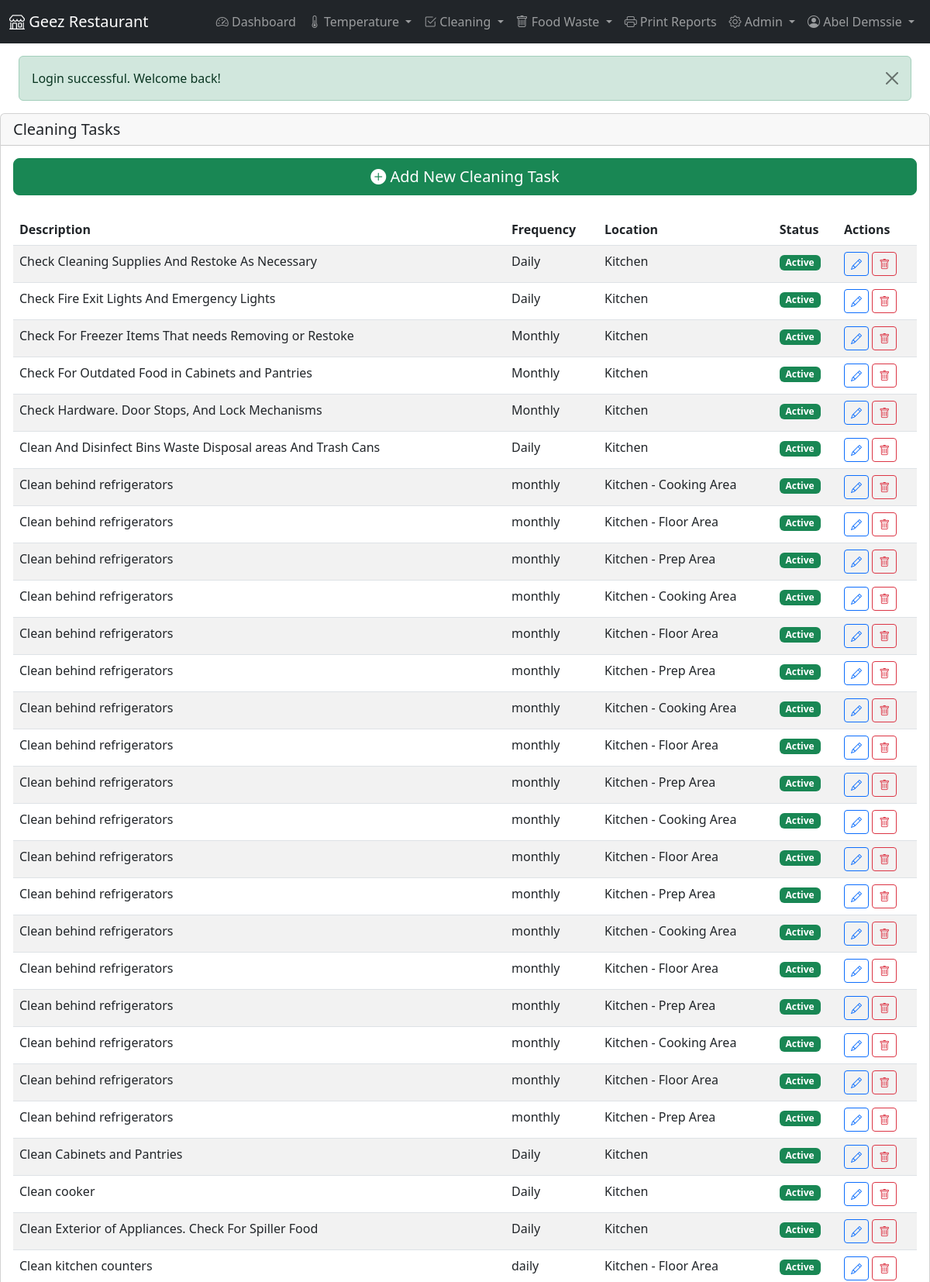
The app's page /modules/cleaning/tasks.php (signed in, upper part) with its own data.
### tables this page shows
CREATE TABLE `cleaning_task` (
  `task_id` int(11) NOT NULL,
  `location_id` int(11) NOT NULL,
  `description` varchar(255) NOT NULL,
  `frequency` varchar(50) NOT NULL,
  `instructions` text DEFAULT NULL,
  `is_active` tinyint(1) NOT NULL DEFAULT 1,
  `created_at` datetime NOT NULL,
  `updated_at` datetime DEFAULT NULL
);

### classes/CleaningTask.php (called while the page is built, shortened)
<?php
class CleaningTask {
    private $db;
    public function __construct($db) {
        $this->db = $db;
    }
    public function getAll() {
        $sql = "SELECT * FROM cleaning_task ORDER BY description";
        return $this->db->fetchAll($sql);
    }
}

### classes/Database.php (called while the page is built, shortened)
<?php
class Database {
    private $host = DB_HOST;
    private $dbname = DB_NAME;
    private $username = DB_USER;
    private $password = DB_PASS;
    private $charset = DB_CHARSET;
    private $options = DB_OPTIONS;
    private $pdo;
    public function __construct() {
        $dsn = "mysql:host={$this->host};dbname={$this->dbname};charset={$this->charset}";
        try {
            $this->pdo = new PDO($dsn, $this->username, $this->password, $this->options);
        } catch (PDOException $e) {
            throw new Exception("Database connection failed: " . $e->getMessage());
        }
    }
    public function query($sql, $params = []) {
        try {
            $stmt = $this->pdo->prepare($sql);
            $stmt->execute($params);
            return $stmt;
        } catch (PDOException $e) {
            throw new Exception("Query failed: " . $e->getMessage());
        }
    }
    public function fetchAll($sql, $params = []) {
        $stmt = $this->query($sql, $params);
        return $stmt->fetchAll();
    }
}

### classes/CleaningLocation.php (called while the page is built, shortened)
<?php
class CleaningLocation {
    private $db;
    public function __construct($db) {
        $this->db = $db;
    }
    public function getAllActive() {
        $sql = "SELECT * FROM cleaning_locations WHERE is_active = 1 ORDER BY name";
        return $this->db->fetchAll($sql);
    }
}

### modules/cleaning/tasks.php (the view, shortened to what this page needs)
<?php
require_once dirname(dirname(dirname(__FILE__))) . '/includes/header.php';
require_once CLASS_PATH . '/CleaningTask.php';
$task = new CleaningTask($db);
$all_tasks = $task->getAll();
require_once CLASS_PATH . '/CleaningLocation.php';
$locationObj = new CleaningLocation($db);
$locations = $locationObj->getAllActive();
$location_names = [];
foreach ($locations as $loc) {
    $location_names[$loc['location_id']] = $loc['name'];
}
?>
<div class="row">
    <div class="col-md-12">
        <div class="card">
            <div class="card-header">
                <h5 class="card-title mb-0">Cleaning Tasks</h5>
            </div>
            <div class="card-body">
                <div class="d-grid gap-2 mb-4">
                    <button type="button" class="btn btn-success btn-lg" data-bs-toggle="modal" data-bs-target="#addTaskModal">
                        <i class="bi bi-plus-circle-fill"></i> Add New Cleaning Task
                    </button>
                </div>
                <?php if (empty($all_tasks)): ?>
                <p class="text-muted">No tasks found. Click "Add Task" to create a new cleaning task.</p>
                <?php else: ?>
                <div class="table-responsive">
                    <table class="table table-striped table-hover">
                        <thead>
                            <tr>
                                <th>Description</th>
                                <th>Frequency</th>
                                <th>Location</th>
                                <th>Status</th>
                                <th>Actions</th>
                            </tr>
                        </thead>
                        <tbody>
                            <?php foreach ($all_tasks as $t): ?>
                            <tr>
                                <td><?php echo htmlspecialchars($t['description']); ?></td>
                                <td><?php echo htmlspecialchars($t['frequency'] ?? ''); ?></td>
                                <td><?php echo htmlspecialchars($location_names[$t['location_id']] ?? 'Unknown'); ?></td>
                                <td>
                                    <span class="badge bg-<?php echo $t['is_active'] ? 'success' : 'danger'; ?>">
                                        <?php echo $t['is_active'] ? 'Active' : 'Inactive'; ?>
                                    </span>
                                </td>
                                <td>
                                    <button type="button" class="btn btn-sm btn-outline-primary"
                                        data-bs-toggle="modal"
                                        data-bs-target="#editTaskModal"
                                        data-task-id="<?php echo $t['task_id']; ?>"
                                        data-description="<?php echo htmlspecialchars($t['description']); ?>"
                                        data-frequency="<?php echo htmlspecialchars($t['frequency'] ?? ''); ?>"
                                        data-location-id="<?php echo $t['location_id']; ?>"
                                        data-instructions="<?php echo htmlspecialchars($t['instructions'] ?? ''); ?>"
                                        data-is-active="<?php echo $t['is_active']; ?>">
                                        <i class="bi bi-pencil"></i>
                                    </button>
                                    <form method="post" action="" class="d-inline">
                                        <button type="submit" class="btn btn-sm btn-outline-danger"
                                            onclick="return confirm('Are you sure you want to delete this task? This action cannot be undone.')">
                                            <i class="bi bi-trash"></i>
                                        </button>
                                    </form>
                                </td>
                            </tr>
                            <?php endforeach; ?>
                        </tbody>
                    </table>
                </div>
                <?php endif; ?>
            </div>
        </div>
    </div>
</div>
<?php
require_once INCLUDE_PATH . '/footer.php';
?>

### records on screen
cleaning_task: description "Check Cleaning Supplies And Restoke As Necessary", frequency "Daily", location "Kitchen", is_active "Active"
cleaning_task: description "Check Fire Exit Lights And Emergency Lights", frequency "Daily", location "Kitchen", is_active "Active"
cleaning_task: description "Check For Freezer Items That needs Removing or Restoke", frequency "Monthly", location "Kitchen", is_active "Active"
cleaning_task: description "Check For Outdated Food in Cabinets and Pantries", frequency "Monthly", location "Kitchen", is_active "Active"
cleaning_task: description "Check Hardware. Door Stops, And Lock Mechanisms", frequency "Monthly", location "Kitchen", is_active "Active"
cleaning_task: description "Clean And Disinfect Bins Waste Disposal areas And Trash Cans", frequency "Daily", location "Kitchen", is_active "Active"
cleaning_task: description "Clean behind refrigerators", frequency "monthly", location "Kitchen - Cooking Area", is_active "Active"
cleaning_task: description "Clean behind refrigerators", frequency "monthly", location "Kitchen - Floor Area", is_active "Active"
cleaning_task: description "Clean behind refrigerators", frequency "monthly", location "Kitchen - Prep Area", is_active "Active"
cleaning_task: description "Clean behind refrigerators", frequency "monthly", location "Kitchen - Cooking Area", is_active "Active"
cleaning_task: description "Clean behind refrigerators", frequency "monthly", location "Kitchen - Floor Area", is_active "Active"
cleaning_task: description "Clean behind refrigerators", frequency "monthly", location "Kitchen - Prep Area", is_active "Active"
cleaning_task: description "Clean behind refrigerators", frequency "monthly", location "Kitchen - Cooking Area", is_active "Active"
cleaning_task: description "Clean behind refrigerators", frequency "monthly", location "Kitchen - Floor Area", is_active "Active"
cleaning_task: description "Clean behind refrigerators", frequency "monthly", location "Kitchen - Prep Area", is_active "Active"
cleaning_task: description "Clean behind refrigerators", frequency "monthly", location "Kitchen - Cooking Area", is_active "Active"
cleaning_task: description "Clean behind refrigerators", frequency "monthly", location "Kitchen - Floor Area", is_active "Active"
cleaning_task: description "Clean behind refrigerators", frequency "monthly", location "Kitchen - Prep Area", is_active "Active"
cleaning_task: description "Clean behind refrigerators", frequency "monthly", location "Kitchen - Cooking Area", is_active "Active"
cleaning_task: description "Clean behind refrigerators", frequency "monthly", location "Kitchen - Floor Area", is_active "Active"
cleaning_task: description "Clean behind refrigerators", frequency "monthly", location "Kitchen - Prep Area", is_active "Active"
cleaning_task: description "Clean behind refrigerators", frequency "monthly", location "Kitchen - Cooking Area", is_active "Active"
cleaning_task: description "Clean behind refrigerators", frequency "monthly", location "Kitchen - Floor Area", is_active "Active"
cleaning_task: description "Clean behind refrigerators", frequency "monthly", location "Kitchen - Prep Area", is_active "Active"
cleaning_task: description "Clean Cabinets and Pantries", frequency "Daily", location "Kitchen", is_active "Active"
cleaning_task: description "Clean cooker", frequency "Daily", location "Kitchen", is_active "Active"
cleaning_task: description "Clean Exterior of Appliances. Check For Spiller Food", frequency "Daily", location "Kitchen", is_active "Active"
cleaning_task: description "Clean kitchen counters", frequency "daily", location "Kitchen - Floor Area", is_active "Active"

### other values on screen
$_SESSION['full_name'] "Abel Demssie"
$flash_message['message'] "Login successful. Welcome back!"
